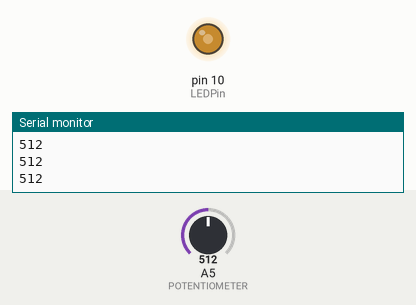
The sketch below on a simulated Arduino Uno, built with avr-gcc and run on an emulated ATmega328P. Shown: output pins drawn as LEDs (lit = HIGH), the last lines printed to the serial monitor. Inputs (shaded band) come from the test bench; at power-on: A5 (POTENTIOMETER) = 512.

Above: at 1.2 s.
1.3 s: A5 (POTENTIOMETER) set to 716
At 2.1 s:
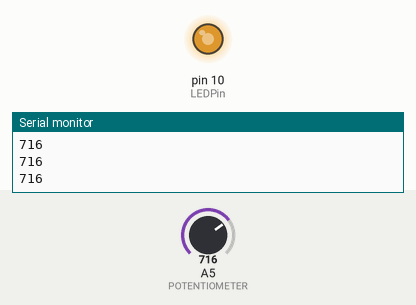
2.8 s: A5 (POTENTIOMETER) set to 900
At 3.6 s:
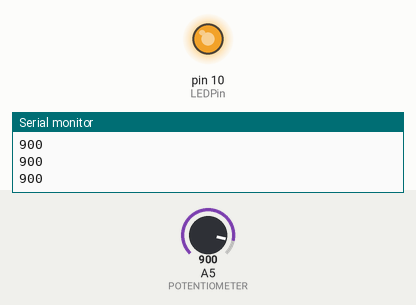
4.3 s: A5 (POTENTIOMETER) set to 122
At 5.0 s:
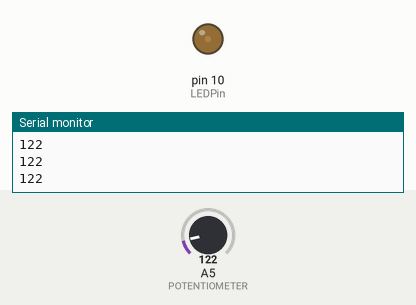
5.8 s: A5 (POTENTIOMETER) set to 0
At 6.5 s:
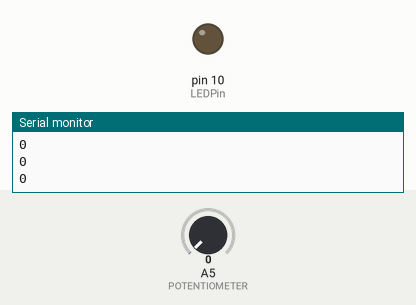
Timing chart, 0 to 8.3 s (numbered marks = the images above; inputs shaded):
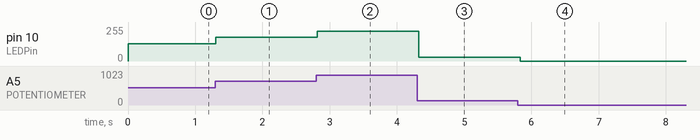

Measured:
- after the input at 1.3 s, pin 10 (LEDPin): 128/255 → 179/255 at once
- after the input at 2.8 s, pin 10 (LEDPin): 179/255 → 225/255 at once
- after the input at 4.3 s, pin 10 (LEDPin): 225/255 → 30/255 at once
- after the input at 5.8 s, pin 10 (LEDPin): 30/255 → 0/255 at once

The sketch:

VariabelLyststyrke.ino
```cpp
const int POTENTIOMETER = A5;

int LEDPin = 10;

void setup() {
  // put your setup code here, to run once:
  pinMode(LEDPin, OUTPUT);
  pinMode(POTENTIOMETER, INPUT);
  Serial.begin(9600);
}

void loop() {
  // put your main code here, to run repeatedly:
  const int lys = analogRead(POTENTIOMETER);
  analogWrite(LEDPin, lys/4);
  Serial.println(lys);
  delay(50);
}
```
